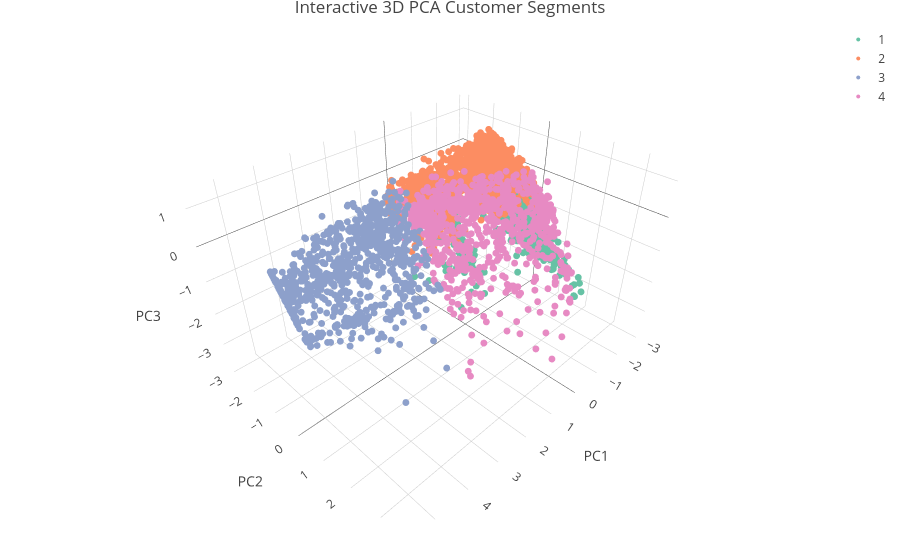

Notebook cell for this chart:
### Code cell
plot_ly(
  pca_data,
  x = ~PC1,
  y = ~PC2,
  z = ~PC3,
  color = ~Cluster,
  type = "scatter3d",
  mode = "markers",
  marker = list(size = 4)
) %>%
  layout(
    title = "Interactive 3D PCA Customer Segments",
    scene = list(
      xaxis = list(title = "PC1"),
      yaxis = list(title = "PC2"),
      zaxis = list(title = "PC3")
    )
  )

### Figure 1 — Plotly figure (JSON) as saved in the notebook; plotly's stock layout.template omitted (floating-point values rounded to 4 significant figures; data arrays with more than 128 entries replaced by an {"elided": "..."} marker saying what was removed)
{"data": [{"x": {"elided": "947 float values"}, "y": {"elided": "947 float values"}, "z": {"elided": "947 float values"}, "mode": "markers", "marker": {"color": "rgba(102,194,165,1)", "size": 4, "line": {"color": "rgba(102,194,165,1)"}}, "type": "scatter3d", "name": "1", "textfont": {"color": "rgba(102,194,165,1)"}, "error_y": {"color": "rgba(102,194,165,1)"}, "error_x": {"color": "rgba(102,194,165,1)"}, "line": {"color": "rgba(102,194,165,1)"}}, {"x": {"elided": "1845 float values"}, "y": {"elided": "1845 float values"}, "z": {"elided": "1845 float values"}, "mode": "markers", "marker": {"color": "rgba(252,141,98,1)", "size": 4, "line": {"color": "rgba(252,141,98,1)"}}, "type": "scatter3d", "name": "2", "textfont": {"color": "rgba(252,141,98,1)"}, "error_y": {"color": "rgba(252,141,98,1)"}, "error_x": {"color": "rgba(252,141,98,1)"}, "line": {"color": "rgba(252,141,98,1)"}}, {"x": {"elided": "771 float values"}, "y": {"elided": "771 float values"}, "z": {"elided": "771 float values"}, "mode": "markers", "marker": {"color": "rgba(141,160,203,1)", "size": 4, "line": {"color": "rgba(141,160,203,1)"}}, "type": "scatter3d", "name": "3", "textfont": {"color": "rgba(141,160,203,1)"}, "error_y": {"color": "rgba(141,160,203,1)"}, "error_x": {"color": "rgba(141,160,203,1)"}, "line": {"color": "rgba(141,160,203,1)"}}, {"x": {"elided": "775 float values"}, "y": {"elided": "775 float values"}, "z": {"elided": "775 float values"}, "mode": "markers", "marker": {"color": "rgba(231,138,195,1)", "size": 4, "line": {"color": "rgba(231,138,195,1)"}}, "type": "scatter3d", "name": "4", "textfont": {"color": "rgba(231,138,195,1)"}, "error_y": {"color": "rgba(231,138,195,1)"}, "error_x": {"color": "rgba(231,138,195,1)"}, "line": {"color": "rgba(231,138,195,1)"}}], "layout": {"margin": {"b": 40, "l": 60, "t": 25, "r": 10}, "title": "Interactive 3D PCA Customer Segments", "scene": {"xaxis": {"title": "PC1"}, "yaxis": {"title": "PC2"}, "zaxis": {"title": "PC3"}}, "hovermode": "closest", "showlegend": true}}
